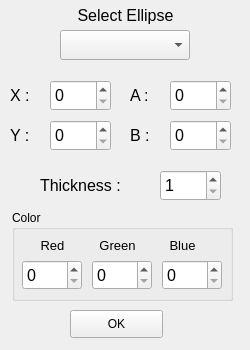
<?xml version="1.0" encoding="UTF-8"?>
<ui version="4.0">
 <class>EditElipse</class>
 <widget class="QMainWindow" name="EditElipse">
  <property name="geometry">
   <rect>
    <x>0</x>
    <y>0</y>
    <width>250</width>
    <height>350</height>
   </rect>
  </property>
  <property name="windowTitle">
   <string>Edit Elipse</string>
  </property>
  <widget class="QWidget" name="centralwidget">
   <widget class="QPushButton" name="btnEditOkEllipse">
    <property name="geometry">
     <rect>
      <x>70</x>
      <y>310</y>
      <width>93</width>
      <height>28</height>
     </rect>
    </property>
    <property name="text">
     <string>OK</string>
    </property>
   </widget>
   <widget class="QLabel" name="label_2">
    <property name="geometry">
     <rect>
      <x>10</x>
      <y>120</y>
      <width>55</width>
      <height>31</height>
     </rect>
    </property>
    <property name="font">
     <font>
      <pointsize>12</pointsize>
     </font>
    </property>
    <property name="text">
     <string>Y : </string>
    </property>
   </widget>
   <widget class="QSpinBox" name="spinEditYEllipse">
    <property name="geometry">
     <rect>
      <x>50</x>
      <y>120</y>
      <width>61</width>
      <height>31</height>
     </rect>
    </property>
    <property name="font">
     <font>
      <pointsize>12</pointsize>
     </font>
    </property>
    <property name="toolTip">
     <string>Set X for elipse's center (in pixels)</string>
    </property>
    <property name="minimum">
     <number>0</number>
    </property>
    <property name="maximum">
     <number>720</number>
    </property>
   </widget>
   <widget class="QSpinBox" name="spinEditXEllipse">
    <property name="geometry">
     <rect>
      <x>50</x>
      <y>80</y>
      <width>61</width>
      <height>31</height>
     </rect>
    </property>
    <property name="font">
     <font>
      <pointsize>12</pointsize>
     </font>
    </property>
    <property name="toolTip">
     <string>Set X for elipse's center (in pixels)</string>
    </property>
    <property name="minimum">
     <number>0</number>
    </property>
    <property name="maximum">
     <number>1280</number>
    </property>
   </widget>
   <widget class="QLabel" name="label">
    <property name="geometry">
     <rect>
      <x>10</x>
      <y>80</y>
      <width>55</width>
      <height>31</height>
     </rect>
    </property>
    <property name="font">
     <font>
      <pointsize>12</pointsize>
     </font>
    </property>
    <property name="text">
     <string>X : </string>
    </property>
   </widget>
   <widget class="QLabel" name="label_3">
    <property name="geometry">
     <rect>
      <x>130</x>
      <y>120</y>
      <width>55</width>
      <height>31</height>
     </rect>
    </property>
    <property name="font">
     <font>
      <pointsize>12</pointsize>
     </font>
    </property>
    <property name="text">
     <string>B : </string>
    </property>
   </widget>
   <widget class="QSpinBox" name="spinEditAEllipse">
    <property name="geometry">
     <rect>
      <x>170</x>
      <y>80</y>
      <width>61</width>
      <height>31</height>
     </rect>
    </property>
    <property name="font">
     <font>
      <pointsize>12</pointsize>
     </font>
    </property>
    <property name="toolTip">
     <string>Set radius A for elipse (in pixels)</string>
    </property>
    <property name="minimum">
     <number>0</number>
    </property>
    <property name="maximum">
     <number>1000</number>
    </property>
   </widget>
   <widget class="QLabel" name="label_4">
    <property name="geometry">
     <rect>
      <x>130</x>
      <y>80</y>
      <width>55</width>
      <height>31</height>
     </rect>
    </property>
    <property name="font">
     <font>
      <pointsize>12</pointsize>
     </font>
    </property>
    <property name="text">
     <string>A : </string>
    </property>
   </widget>
   <widget class="QSpinBox" name="spinEditBEllipse">
    <property name="geometry">
     <rect>
      <x>170</x>
      <y>120</y>
      <width>61</width>
      <height>31</height>
     </rect>
    </property>
    <property name="font">
     <font>
      <pointsize>12</pointsize>
     </font>
    </property>
    <property name="toolTip">
     <string>Set radius B for elipse (in pixels)</string>
    </property>
    <property name="minimum">
     <number>0</number>
    </property>
    <property name="maximum">
     <number>1000</number>
    </property>
   </widget>
   <widget class="QLabel" name="label_5">
    <property name="geometry">
     <rect>
      <x>60</x>
      <y>0</y>
      <width>131</width>
      <height>31</height>
     </rect>
    </property>
    <property name="font">
     <font>
      <pointsize>12</pointsize>
     </font>
    </property>
    <property name="text">
     <string>Select Ellipse</string>
    </property>
    <property name="alignment">
     <set>Qt::AlignCenter</set>
    </property>
   </widget>
   <widget class="QGroupBox" name="groupBox">
    <property name="geometry">
     <rect>
      <x>12</x>
      <y>210</y>
      <width>221</width>
      <height>91</height>
     </rect>
    </property>
    <property name="font">
     <font>
      <weight>50</weight>
      <bold>false</bold>
     </font>
    </property>
    <property name="title">
     <string>Color</string>
    </property>
    <widget class="QSpinBox" name="spinEditRedEllipse">
     <property name="geometry">
      <rect>
       <x>10</x>
       <y>50</y>
       <width>60</width>
       <height>30</height>
      </rect>
     </property>
     <property name="font">
      <font>
       <pointsize>12</pointsize>
      </font>
     </property>
     <property name="toolTip">
      <string>Set X for circle's center (in pixels)</string>
     </property>
     <property name="minimum">
      <number>0</number>
     </property>
     <property name="maximum">
      <number>255</number>
     </property>
    </widget>
    <widget class="QSpinBox" name="spinEditGreenEllipse">
     <property name="geometry">
      <rect>
       <x>80</x>
       <y>50</y>
       <width>60</width>
       <height>30</height>
      </rect>
     </property>
     <property name="font">
      <font>
       <pointsize>12</pointsize>
      </font>
     </property>
     <property name="toolTip">
      <string>Set X for circle's center (in pixels)</string>
     </property>
     <property name="minimum">
      <number>0</number>
     </property>
     <property name="maximum">
      <number>255</number>
     </property>
    </widget>
    <widget class="QSpinBox" name="spinEditBlueEllipse">
     <property name="geometry">
      <rect>
       <x>150</x>
       <y>50</y>
       <width>60</width>
       <height>30</height>
      </rect>
     </property>
     <property name="font">
      <font>
       <pointsize>12</pointsize>
      </font>
     </property>
     <property name="toolTip">
      <string>Set X for circle's center (in pixels)</string>
     </property>
     <property name="minimum">
      <number>0</number>
     </property>
     <property name="maximum">
      <number>255</number>
     </property>
    </widget>
    <widget class="QLabel" name="label_6">
     <property name="geometry">
      <rect>
       <x>20</x>
       <y>20</y>
       <width>41</width>
       <height>31</height>
      </rect>
     </property>
     <property name="font">
      <font>
       <pointsize>10</pointsize>
      </font>
     </property>
     <property name="text">
      <string>Red</string>
     </property>
     <property name="alignment">
      <set>Qt::AlignCenter</set>
     </property>
    </widget>
    <widget class="QLabel" name="label_7">
     <property name="geometry">
      <rect>
       <x>80</x>
       <y>20</y>
       <width>51</width>
       <height>31</height>
      </rect>
     </property>
     <property name="font">
      <font>
       <pointsize>10</pointsize>
      </font>
     </property>
     <property name="text">
      <string>Green</string>
     </property>
     <property name="alignment">
      <set>Qt::AlignCenter</set>
     </property>
    </widget>
    <widget class="QLabel" name="label_8">
     <property name="geometry">
      <rect>
       <x>150</x>
       <y>20</y>
       <width>41</width>
       <height>31</height>
      </rect>
     </property>
     <property name="font">
      <font>
       <pointsize>10</pointsize>
      </font>
     </property>
     <property name="text">
      <string>Blue</string>
     </property>
     <property name="alignment">
      <set>Qt::AlignCenter</set>
     </property>
    </widget>
   </widget>
   <widget class="QComboBox" name="comboEllipseName">
    <property name="geometry">
     <rect>
      <x>60</x>
      <y>30</y>
      <width>130</width>
      <height>30</height>
     </rect>
    </property>
    <property name="font">
     <font>
      <pointsize>12</pointsize>
     </font>
    </property>
   </widget>
   <widget class="QLabel" name="label_9">
    <property name="geometry">
     <rect>
      <x>40</x>
      <y>170</y>
      <width>101</width>
      <height>31</height>
     </rect>
    </property>
    <property name="font">
     <font>
      <pointsize>12</pointsize>
     </font>
    </property>
    <property name="text">
     <string>Thickness : </string>
    </property>
   </widget>
   <widget class="QSpinBox" name="spinEditEllipseThickness">
    <property name="geometry">
     <rect>
      <x>160</x>
      <y>170</y>
      <width>61</width>
      <height>31</height>
     </rect>
    </property>
    <property name="font">
     <font>
      <pointsize>12</pointsize>
     </font>
    </property>
    <property name="minimum">
     <number>1</number>
    </property>
    <property name="maximum">
     <number>5</number>
    </property>
   </widget>
   <zorder>btnEditOkEllipse</zorder>
   <zorder>label_2</zorder>
   <zorder>label</zorder>
   <zorder>spinEditXEllipse</zorder>
   <zorder>spinEditYEllipse</zorder>
   <zorder>label_3</zorder>
   <zorder>spinEditAEllipse</zorder>
   <zorder>label_4</zorder>
   <zorder>spinEditBEllipse</zorder>
   <zorder>label_5</zorder>
   <zorder>groupBox</zorder>
   <zorder>comboEllipseName</zorder>
   <zorder>label_9</zorder>
   <zorder>spinEditEllipseThickness</zorder>
  </widget>
 </widget>
 <resources/>
 <connections/>
</ui>
